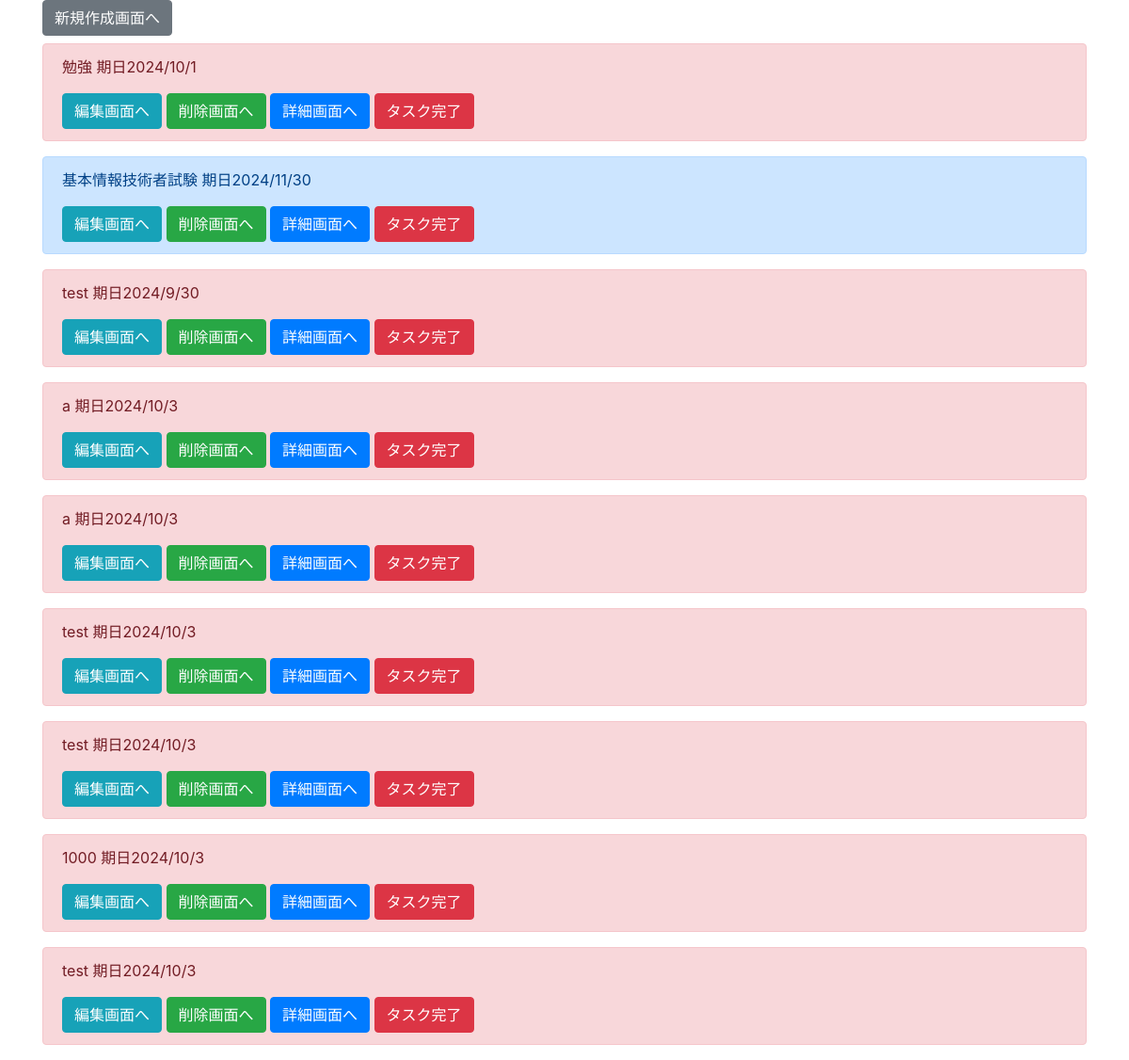
Page /list/ on the committed database.
### todo/models.py (models this page shows, shortened)
class TodoModel(models.Model):
    title = models.CharField(max_length=100)
    contents = models.TextField()
    priority = models.CharField(
        max_length=50,
        choices = CHOICE,
        null = True
    )
    duedate = models.DateField()
    is_completed = models.BooleanField(default=False) #完了フラグ

### todo/views.py (the view)
# urls.py: path('list/', TodoList.as_view(), name='list'),
class TodoList(ListView):
    template_name = 'todo/list.html'
    model = TodoModel

### todo/templates/todo/list.html (shortened to what this page needs)
{% extends 'base.html' %}
{% block content %}
    <div class="container">
    <a href="{% url 'create' %}" class="btn btn-secondary mb-2" tabindex="-1" role="button" aria-disabled="true">新規作成画面へ</a>
    {% for item in object_list %}
    <div id="task-{{ item.pk }}" class="alert alert-{{ item.priority }}" role="alert">
        <p>{{ item.title }} 期日{{ item.duedate | date:"o/n/j" }}</p>
        <a href="{% url 'update' item.pk %}" class="btn btn-info" tabindex="-1" role="button" aria-disabled="true">編集画面へ</a>
        <a href="{% url 'delete' item.pk %}" class="btn btn-success" tabindex="-1" role="button" aria-disabled="true">削除画面へ</a>
        <a href="{% url 'detail' item.pk %}" class="btn btn-primary" tabindex="-1" role="button" aria-disabled="true">詳細画面へ</a>
        <button onclick="complete_task({{ item.pk }})" class="btn btn-danger" tabindex="-1" role="button" aria-disabled="true">タスク完了</button>
    </div>
    {% endfor %}
    </div>
{% endblock content %}

### rows in the picture
TodoModel: title "勉強", duedate "2024/10/1"
TodoModel: title "基本情報技術者試験", duedate "2024/11/30"
TodoModel: title "test", duedate "2024/9/30"
TodoModel: title "a", duedate "2024/10/3"
TodoModel: title "a", duedate "2024/10/3"
TodoModel: title "test", duedate "2024/10/3"
TodoModel: title "test", duedate "2024/10/3"
TodoModel: title "1000", duedate "2024/10/3"
TodoModel: title "test", duedate "2024/10/3"
